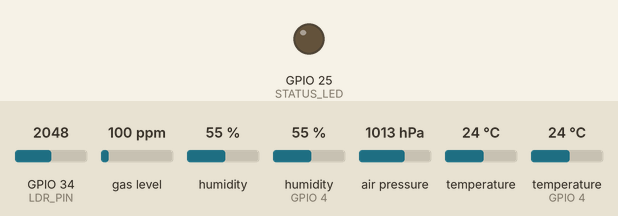
This sketch was run on a simulated ESP32. Shown: output pins drawn as LEDs (lit = HIGH). The test bench sets the inputs (shaded band); at power-on: GPIO 34 (LDR_PIN) = 2048, gas level 100 ppm, humidity 55 %, humidity (sensor on GPIO 4) 55 %, air pressure 1013 hPa, temperature 24 °C, temperature (sensor on GPIO 4) 24 °C. WiFi joins after 1.5 s; servers stay silent unless stated; uploads are accepted with an empty reply; what the sketch prints to the serial monitor is not drawn.

Above: at 0.1 s.
At 6.6 s:
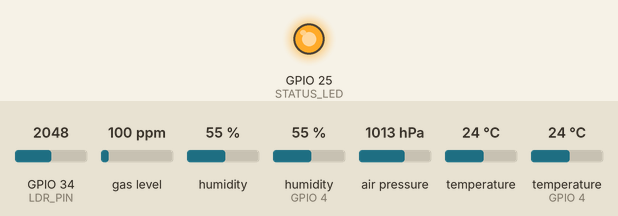
Timing chart, 0 to 8.1 s (numbered marks = the images above):
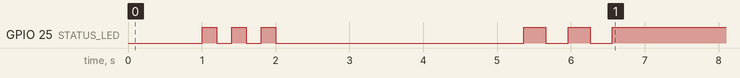

The sketch:

updated_firmware_copy_20260707005216.ino
```cpp
/*
=========================================================
 Smart Indoor Environmental Quality Monitor
 Production Firmware v1.1.0
 ---------------------------------------------------------
 Merged version:
   - Health monitoring, status LED, boot animation, RSSI
     logging, and WiFi reconnect logic (from v1.0.0)
   - JSON payload construction + HTTP POST to Flask API
   - LDR -> approximate lux conversion (clamped 0-100,000)
=========================================================
*/

#include <WiFi.h>
#include <HTTPClient.h>
#include <ArduinoJson.h>
#include <Wire.h>
#include <Adafruit_Sensor.h>
#include <Adafruit_BME680.h>
#include <DHT.h>

// ---------------- USER CONFIG ----------------
const char* DEVICE_ID1      = "IEQ_ESP32_001";
const char* WIFI_SSID1      = "COOLEST Residence";
const char* WIFI_PASSWORD1  = "COOLESTR26";

const char* DEVICE_ID      = "IEQ_ESP32_001";
const char* WIFI_SSID      = "Openserve-t3GZ";
const char* WIFI_PASSWORD  = "F3JCdR87";


// Flask API endpoint - update the IP once the API is running on your network
const char* API_ENDPOINT   = "http://192.168.100.74:5000/api/readings";

#define DHTPIN 4
#define DHTTYPE DHT22
#define LDR_PIN 34
#define STATUS_LED 25

#define SDA_PIN 21
#define SCL_PIN 22

#define SEALEVELPRESSURE_HPA (1013.25)

const unsigned long READ_INTERVAL = 5000; // 5 seconds

// ---------------- LDR -> LUX CALIBRATION ----------------
// Voltage divider: 3.3V -> LDR -> ADC_PIN -> Fixed resistor -> GND
// Adjust FIXED_RESISTOR_OHMS to match your actual divider resistor.
const float FIXED_RESISTOR_OHMS = 10000.0;
const float ADC_MAX             = 4095.0;
const float SUPPLY_VOLTAGE      = 3.3;

// Generic photoresistor characteristic curve approximation.
// Refine LUX_CAL_A / LUX_CAL_GAMMA against a real lux meter for accuracy.
const float LUX_CAL_A     = 500000.0;
const float LUX_CAL_GAMMA = 1.4;
const float LUX_CLAMP_MAX = 100000.0; // stopgap until calibrated

// ---------------- OBJECTS ----------------
Adafruit_BME680 bme(&Wire);
DHT dht(DHTPIN, DHTTYPE);

// ---------------- STATUS ----------------
bool wifiOK = false;
bool bmeOK  = false;
bool dhtOK  = false;

unsigned long previousMillis = 0;
unsigned long blinkMillis    = 0;
bool ledState = false;

// Last-known-good readings, sent even if one sensor fails (null-safe on API side)
float lastDhtTemp = NAN;
float lastDhtHumidity = NAN;

// ---------------- FUNCTIONS ----------------

void bootAnimation()
{
  for (int i = 0; i < 6; i++)
  {
    digitalWrite(STATUS_LED, !digitalRead(STATUS_LED));
    delay(200);
  }
}

void connectWiFi()
{
  Serial.print("Connecting WiFi");

  WiFi.begin(WIFI_SSID, WIFI_PASSWORD);

  unsigned long startAttempt = millis();
  while (WiFi.status() != WL_CONNECTED && millis() - startAttempt < 20000)
  {
    Serial.print(".");
    digitalWrite(STATUS_LED, !digitalRead(STATUS_LED));
    delay(300);
  }

  wifiOK = (WiFi.status() == WL_CONNECTED);

  Serial.println();
  if (wifiOK)
  {
    Serial.println("WiFi Connected");
    Serial.print("IP Address : ");
    Serial.println(WiFi.localIP());
  }
  else
  {
    Serial.println("WiFi connection failed - will keep retrying in loop().");
  }
}

bool initialiseBME680()
{
  Serial.println("Initialising BME680...");

  Wire.begin(SDA_PIN, SCL_PIN);
  delay(500);

  if (!bme.begin(0x77))
  {
    Serial.println("ERROR: BME680 not detected.");
    return false;
  }

  bme.setTemperatureOversampling(BME680_OS_8X);
  bme.setHumidityOversampling(BME680_OS_2X);
  bme.setPressureOversampling(BME680_OS_4X);
  bme.setIIRFilterSize(BME680_FILTER_SIZE_3);
  bme.setGasHeater(320, 150);

  delay(500);

  if (!bme.performReading())
  {
    Serial.println("ERROR: Initial BME680 reading failed.");
    return false;
  }

  Serial.println("BME680 Ready");
  return true;
}

// Reads the LDR and converts the analog value into an approximate lux figure.
float readLux()
{
  int adcValue = analogRead(LDR_PIN);

  if (adcValue <= 0) adcValue = 1;
  if (adcValue >= (int)ADC_MAX) adcValue = ADC_MAX - 1;

  float voltage = (adcValue / ADC_MAX) * SUPPLY_VOLTAGE;
  float rLdrOhms = FIXED_RESISTOR_OHMS * (SUPPLY_VOLTAGE - voltage) / voltage;
  float rLdrKOhms = rLdrOhms / 1000.0;

  float lux = LUX_CAL_A * pow(rLdrKOhms, -LUX_CAL_GAMMA);

  // Clamp to a physically sane range as a calibration stopgap.
  if (lux < 0) lux = 0;
  if (lux > LUX_CLAMP_MAX) lux = LUX_CLAMP_MAX;

  return lux;
}

void updateLED()
{
  bool healthy = wifiOK && bmeOK && dhtOK;

  if (healthy)
  {
    digitalWrite(STATUS_LED, HIGH);
    return;
  }

  if (millis() - blinkMillis > 250)
  {
    blinkMillis = millis();
    ledState = !ledState;
    digitalWrite(STATUS_LED, ledState);
  }
}

// Builds the JSON payload and POSTs it to the Flask API.
bool postReading(float lux)
{
  if (!wifiOK)
  {
    Serial.println("Skipping POST - WiFi not connected.");
    return false;
  }

  StaticJsonDocument<512> doc;
  doc["device_id"] = DEVICE_ID;

  if (bmeOK)
  {
    doc["temp_bme"]     = bme.temperature;
    doc["humidity_bme"] = bme.humidity;
    doc["pressure_hpa"] = bme.pressure / 100.0;
    doc["gas_kohm"]     = bme.gas_resistance / 1000.0;
  }
  else
  {
    doc["temp_bme"]     = nullptr;
    doc["humidity_bme"] = nullptr;
    doc["pressure_hpa"] = nullptr;
    doc["gas_kohm"]     = nullptr;
  }

  if (dhtOK)
  {
    doc["temp_dht"]     = lastDhtTemp;
    doc["humidity_dht"] = lastDhtHumidity;
  }
  else
  {
    doc["temp_dht"]     = nullptr;
    doc["humidity_dht"] = nullptr;
  }

  doc["light_lux"] = lux;
  doc["rssi_dbm"]  = WiFi.RSSI();
  doc["uptime_ms"] = millis();

  String payload;
  serializeJson(doc, payload);

  HTTPClient http;
  http.begin(API_ENDPOINT);
  http.addHeader("Content-Type", "application/json");

  int httpResponseCode = http.POST(payload);

  if (httpResponseCode > 0)
  {
    Serial.printf("POST sent. Response code: %d\n", httpResponseCode);
    Serial.println(http.getString());
  }
  else
  {
    Serial.printf("POST failed. Error: %s\n", http.errorToString(httpResponseCode).c_str());
  }

  http.end();
  return httpResponseCode > 0;
}

void setup()
{
  pinMode(STATUS_LED, OUTPUT);
  digitalWrite(STATUS_LED, LOW);

  Serial.begin(115200);
  delay(1000);

  Serial.println("\n======================================");
  Serial.println("Smart IEQ Monitor");
  Serial.println("Firmware v1.1.0");
  Serial.println("======================================");

  bootAnimation();

  bmeOK = initialiseBME680();

  dht.begin();
  delay(2000);

  connectWiFi();
}

void loop()
{
  if (millis() - previousMillis >= READ_INTERVAL)
  {
    previousMillis = millis();

    // -------- BME680 --------
    bmeOK = bme.performReading();

    // -------- DHT22 --------
    float t = dht.readTemperature();
    float h = dht.readHumidity();
    dhtOK = !(isnan(t) || isnan(h));
    if (dhtOK)
    {
      lastDhtTemp = t;
      lastDhtHumidity = h;
    }

    // -------- LDR --------
    float lux = readLux();

    // -------- SERIAL DIAGNOSTICS --------
    Serial.println("\n======================================");
    Serial.printf("WiFi   : %s\n", wifiOK ? "OK" : "ERROR");
    Serial.printf("BME680 : %s\n", bmeOK ? "OK" : "ERROR");
    Serial.printf("DHT22  : %s\n", dhtOK ? "OK" : "ERROR");

    if (bmeOK)
    {
      Serial.printf("\nBME Temperature : %.2f C\n", bme.temperature);
      Serial.printf("BME Humidity    : %.2f %%\n", bme.humidity);
      Serial.printf("Pressure        : %.2f hPa\n", bme.pressure / 100.0);
      Serial.printf("Gas             : %.2f kOhms\n", bme.gas_resistance / 1000.0);
      Serial.printf("Altitude        : %.2f m\n", bme.readAltitude(SEALEVELPRESSURE_HPA));
    }

    if (dhtOK)
    {
      Serial.printf("\nDHT Temperature : %.2f C\n", lastDhtTemp);
      Serial.printf("DHT Humidity    : %.2f %%\n", lastDhtHumidity);
    }

    Serial.printf("\nLight ADC       : %d\n", analogRead(LDR_PIN));
    Serial.printf("Light Lux (est) : %.1f\n", lux);
    Serial.printf("RSSI            : %d dBm\n", WiFi.RSSI());

    // -------- SEND TO BACKEND --------
    postReading(lux);
  }

  if (WiFi.status() != WL_CONNECTED)
  {
    wifiOK = false;
    WiFi.reconnect();
  }
  else
  {
    wifiOK = true;
  }

  updateLED();
}
```
